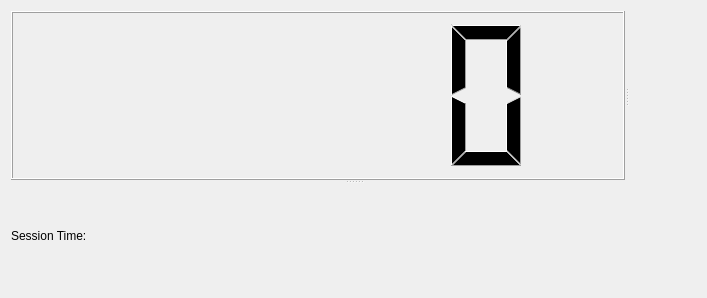
<?xml version="1.0" encoding="UTF-8"?>
<ui version="4.0">
 <class>formSessionDuration</class>
 <widget class="QWidget" name="formSessionDuration">
  <property name="geometry">
   <rect>
    <x>0</x>
    <y>0</y>
    <width>707</width>
    <height>298</height>
   </rect>
  </property>
  <property name="sizePolicy">
   <sizepolicy hsizetype="Expanding" vsizetype="Expanding">
    <horstretch>0</horstretch>
    <verstretch>0</verstretch>
   </sizepolicy>
  </property>
  <property name="windowTitle">
   <string>Form</string>
  </property>
  <layout class="QGridLayout" name="gridLayout">
   <item row="0" column="0">
    <widget class="QSplitter" name="splitter_2">
     <property name="orientation">
      <enum>Qt::Vertical</enum>
     </property>
     <widget class="QSplitter" name="splitter">
      <property name="orientation">
       <enum>Qt::Horizontal</enum>
      </property>
      <widget class="QLCDNumber" name="lcdSessionDuration">
       <property name="sizePolicy">
        <sizepolicy hsizetype="Expanding" vsizetype="Expanding">
         <horstretch>0</horstretch>
         <verstretch>0</verstretch>
        </sizepolicy>
       </property>
      </widget>
      <widget class="QLabel" name="lblRecordingStatus">
       <property name="sizePolicy">
        <sizepolicy hsizetype="Expanding" vsizetype="Expanding">
         <horstretch>0</horstretch>
         <verstretch>0</verstretch>
        </sizepolicy>
       </property>
       <property name="text">
        <string/>
       </property>
      </widget>
     </widget>
     <widget class="QLabel" name="lblSessionDuration">
      <property name="sizePolicy">
       <sizepolicy hsizetype="Expanding" vsizetype="Fixed">
        <horstretch>0</horstretch>
        <verstretch>0</verstretch>
       </sizepolicy>
      </property>
      <property name="text">
       <string>Session Time:</string>
      </property>
      <property name="scaledContents">
       <bool>true</bool>
      </property>
     </widget>
    </widget>
   </item>
  </layout>
 </widget>
 <resources/>
 <connections/>
</ui>
